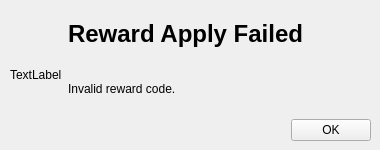
<?xml version="1.0" encoding="UTF-8"?>
<ui version="4.0">
 <class>PopupRewardApplyFailed</class>
 <widget class="QWidget" name="PopupRewardApplyFailed">
  <property name="geometry">
   <rect>
    <x>0</x>
    <y>0</y>
    <width>380</width>
    <height>150</height>
   </rect>
  </property>
  <property name="windowTitle">
   <string>Form</string>
  </property>
  <widget class="QWidget" name="horizontalLayoutWidget">
   <property name="geometry">
    <rect>
     <x>10</x>
     <y>10</y>
     <width>361</width>
     <height>131</height>
    </rect>
   </property>
   <layout class="QHBoxLayout" name="horizontalLayout">
    <item>
     <widget class="QLabel" name="picLbl">
      <property name="sizePolicy">
       <sizepolicy hsizetype="Fixed" vsizetype="Fixed">
        <horstretch>0</horstretch>
        <verstretch>0</verstretch>
       </sizepolicy>
      </property>
      <property name="maximumSize">
       <size>
        <width>70</width>
        <height>70</height>
       </size>
      </property>
      <property name="text">
       <string>TextLabel</string>
      </property>
      <property name="scaledContents">
       <bool>true</bool>
      </property>
     </widget>
    </item>
    <item>
     <layout class="QVBoxLayout" name="verticalLayout">
      <item>
       <widget class="QLabel" name="label_2">
        <property name="text">
         <string>&lt;html&gt;&lt;head/&gt;&lt;body&gt;&lt;p&gt;&lt;span style=&quot; font-size:18pt; font-weight:600;&quot;&gt;Reward Apply Failed&lt;/span&gt;&lt;/p&gt;&lt;/body&gt;&lt;/html&gt;</string>
        </property>
       </widget>
      </item>
      <item>
       <widget class="QLabel" name="label">
        <property name="text">
         <string>Invalid reward code.</string>
        </property>
       </widget>
      </item>
      <item>
       <layout class="QHBoxLayout" name="horizontalLayout_2">
        <item>
         <spacer name="horizontalSpacer">
          <property name="orientation">
           <enum>Qt::Horizontal</enum>
          </property>
          <property name="sizeHint" stdset="0">
           <size>
            <width>40</width>
            <height>20</height>
           </size>
          </property>
         </spacer>
        </item>
        <item>
         <widget class="QPushButton" name="buttonOK">
          <property name="text">
           <string>OK</string>
          </property>
         </widget>
        </item>
       </layout>
      </item>
     </layout>
    </item>
   </layout>
  </widget>
 </widget>
 <resources/>
 <connections/>
</ui>
